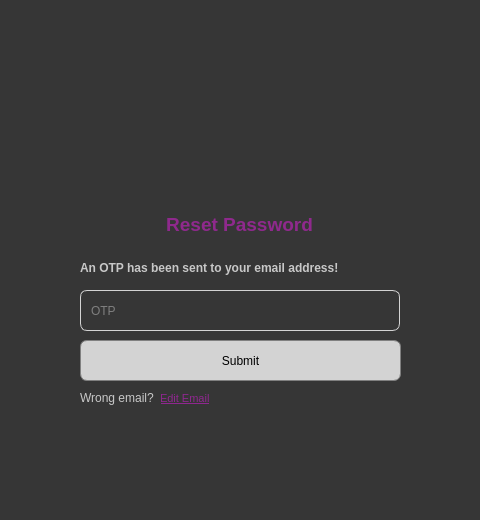
<?xml version="1.0" encoding="UTF-8"?>
<ui version="4.0">
 <class>Dialog</class>
 <widget class="QDialog" name="Dialog">
  <property name="geometry">
   <rect>
    <x>0</x>
    <y>0</y>
    <width>480</width>
    <height>520</height>
   </rect>
  </property>
  <property name="windowTitle">
   <string>Dialog</string>
  </property>
  <property name="styleSheet">
   <string notr="true">background-color: rgb(54, 54, 54);</string>
  </property>
  <widget class="QLabel" name="label">
   <property name="geometry">
    <rect>
     <x>40</x>
     <y>100</y>
     <width>400</width>
     <height>100</height>
    </rect>
   </property>
   <property name="text">
    <string/>
   </property>
   <property name="pixmap">
    <pixmap>lgo.png</pixmap>
   </property>
  </widget>
  <widget class="QLineEdit" name="OTP">
   <property name="geometry">
    <rect>
     <x>80</x>
     <y>290</y>
     <width>320</width>
     <height>41</height>
    </rect>
   </property>
   <property name="styleSheet">
    <string notr="true">QLineEdit {
    border: 1px solid lightgray;
	color: rgb(200, 200, 200);
    border-top-left-radius: 7px;
    border-bottom-left-radius: 7px;
	border-top-right-radius: 7px;
    border-bottom-right-radius: 7px;
    /* Other corners will be sharp by default or implicitly 0 if not set */
	padding: 8px; /* Adds 5 pixels of padding on all sides */
}</string>
   </property>
   <property name="placeholderText">
    <string>OTP</string>
   </property>
  </widget>
  <widget class="QPushButton" name="Submit">
   <property name="geometry">
    <rect>
     <x>80</x>
     <y>340</y>
     <width>321</width>
     <height>41</height>
    </rect>
   </property>
   <property name="styleSheet">
    <string notr="true">QPushButton {
    background-color: lightgray; /* Apply background color to the button */
    border: 1px solid gray;      /* Always good to define a border when using border-radius */
    border-top-left-radius: 7px;
    border-bottom-left-radius: 7px;
    border-top-right-radius: 7px;
    border-bottom-right-radius: 7px;
}

QPushButton#Login:hover {
    color: #0056b3;              /* Darker blue on hover */
    text-decoration: underline;  /* Ensure underline stays on hover */
}</string>
   </property>
   <property name="text">
    <string>Submit</string>
   </property>
   <property name="default">
    <bool>true</bool>
   </property>
  </widget>
  <widget class="QLabel" name="label_4">
   <property name="geometry">
    <rect>
     <x>139</x>
     <y>210</y>
     <width>201</width>
     <height>30</height>
    </rect>
   </property>
   <property name="text">
    <string>&lt;html&gt;&lt;head/&gt;&lt;body&gt;&lt;p align=&quot;center&quot;&gt;&lt;span style=&quot; font-size:14pt; font-weight:600; color:#8f298d;&quot;&gt;Reset Password&lt;/span&gt;&lt;/p&gt;&lt;/body&gt;&lt;/html&gt;</string>
   </property>
  </widget>
  <widget class="QLabel" name="label_2">
   <property name="geometry">
    <rect>
     <x>80</x>
     <y>260</y>
     <width>301</width>
     <height>16</height>
    </rect>
   </property>
   <property name="text">
    <string>&lt;html&gt;&lt;head/&gt;&lt;body&gt;&lt;p&gt;&lt;span style=&quot; font-weight:600; color:#c8c8c8;&quot;&gt;An OTP has been sent to your email address!&lt;/span&gt;&lt;/p&gt;&lt;/body&gt;&lt;/html&gt;</string>
   </property>
  </widget>
  <widget class="QPushButton" name="editEmailReset">
   <property name="geometry">
    <rect>
     <x>160</x>
     <y>390</y>
     <width>61</width>
     <height>16</height>
    </rect>
   </property>
   <property name="styleSheet">
    <string notr="true">QPushButton#editEmailReset {
    background-color: transparent; /* Keep this */
    border: none;                /* Keep this */
    color: rgb(144, 39, 144);
    text-decoration: underline;
    font-size: 8pt;
    text-align: left;
    /* This next line is often the magic bullet for stubborn backgrounds */
    qproperty-flat: true; /* This explicitly sets the flat property via stylesheet */
}

QPushButton#editEmailReset:hover {
    color: #0056b3;
    text-decoration: underline;
}</string>
   </property>
   <property name="text">
    <string>Edit Email</string>
   </property>
  </widget>
  <widget class="QLabel" name="label_3">
   <property name="geometry">
    <rect>
     <x>80</x>
     <y>390</y>
     <width>81</width>
     <height>16</height>
    </rect>
   </property>
   <property name="styleSheet">
    <string notr="true">color: rgb(200, 200, 200);</string>
   </property>
   <property name="text">
    <string>Wrong email?</string>
   </property>
  </widget>
  <widget class="QLabel" name="ErrorResetOTP">
   <property name="geometry">
    <rect>
     <x>80</x>
     <y>420</y>
     <width>311</width>
     <height>17</height>
    </rect>
   </property>
   <property name="styleSheet">
    <string notr="true">color: rgb(255, 0, 4);
 font-size: 8pt;</string>
   </property>
   <property name="text">
    <string>&lt;html&gt;&lt;head/&gt;&lt;body&gt;&lt;p&gt;&lt;br/&gt;&lt;/p&gt;&lt;/body&gt;&lt;/html&gt;</string>
   </property>
  </widget>
 </widget>
 <resources/>
 <connections/>
</ui>
